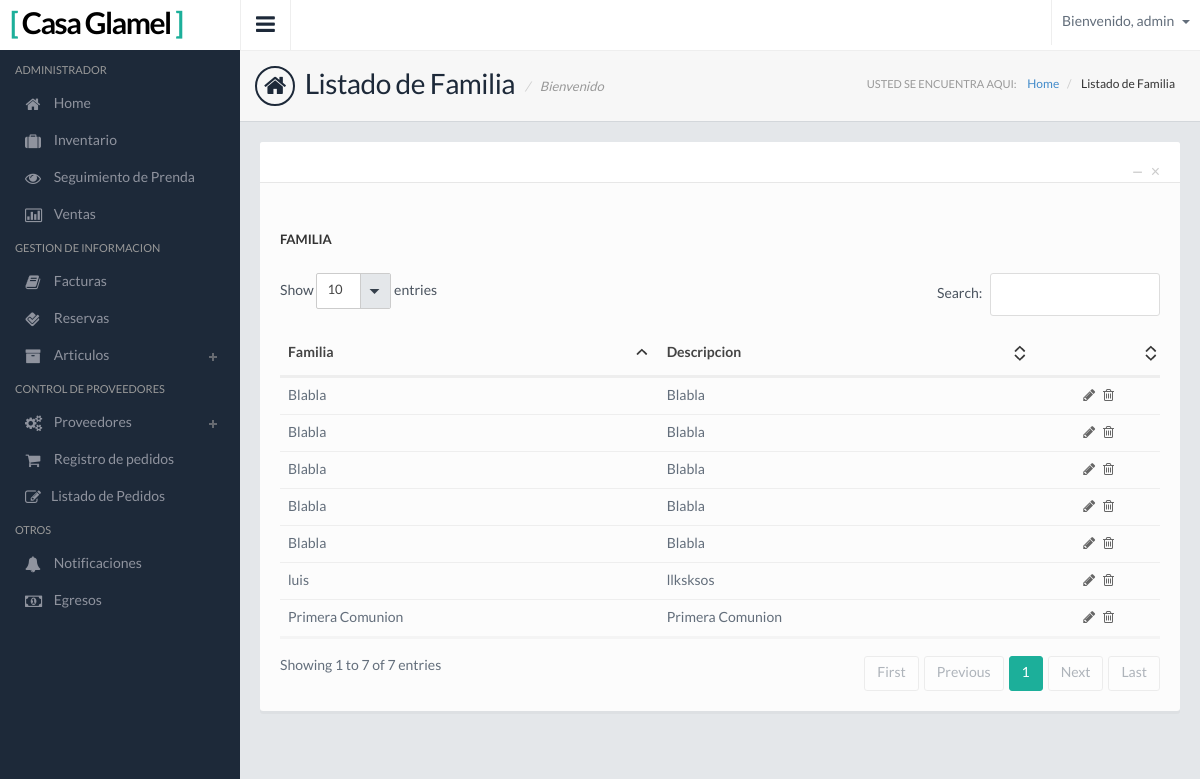
Screenshot of /Familia-Lista/ (signed in) with the database file from the repository.
### Apps/Inventario/models.py (models this page shows, shortened)
class Familia(models.Model):
    nombre = models.CharField(max_length=45)
    descripcion = models.CharField(max_length=100)

### Apps/Inventario/views.py (the view)
# urls.py: url(r'^Familia-Lista/$', Familia_Lista.as_view(), name='Familia_Lista'),
class Familia_Lista(LoginRequiredMixin,SuperuserRequiredMixin,ListView):
    model = Familia
    login_url = '/'
    template_name = u'ModuloAdmin/InventarioTemplate/Familia/familia_list.html'
    context_object_name = 'familia'

### templates/ModuloAdmin/InventarioTemplate/Familia/familia_list.html (shortened to what this page needs)
{% extends "base.html" %}
{% load static from staticfiles %}
{% block link%} <link href="{% static 'css/jquery.datatables.css' %}" rel="stylesheet"> {%endblock%}
{% block user2 %} {{ user.username }} {% endblock %}
{% block page %} Listado de  Familia {% endblock %}
{% block page2 %} Listado de Familia {% endblock %}
{% block contenido%}
    <div class="panel panel-default">
        <div class="panel-heading">
          <div class="panel-btns">
            <a href="#" class="panel-close">&times;</a>
            <a href="#" class="minimize">&minus;</a>
          </div>
        </div>
        <div class="panel-body">
          <h1 class="subtitle mb5">Familia</h1>
          <br />
          <div class="table-responsive">
          <table class="table" id="table2">
              <thead>
                 <tr>
                    <th>Familia</th>
                    <th>Descripcion</th>
                    <th></th>
                 </tr>
              </thead>
              <tbody>
                 {%for familia in familia%}
                 <tr class="odd gradeX">
                    <td>{{familia.nombre}}</td>
                    <td>{{familia.descripcion}}</td>
                    <td class="table-action">
                      <a href="{% url 'Inventario:Familia_Modificar' familia.pk %}"><i class="fa fa-pencil"></i></a>
                      <a href="{% url 'Inventario:Familia_Eliminar' familia.pk %}"><i class="fa fa-trash-o"></i></a>
                    </td>
                 </tr>
                 {%endfor%}
              </tbody>
           </table>
          </div>
        </div>
      </div>
{% endblock %}

### static/css/style.default.css (style rules this page uses)
body { background: #1d2939; font-family: 'LatoRegular', 'Lucida Grande', 'Lucida Sans Unicode', Helvetica, sans-serif !important; line-height: 21px; color: #636e7b; overflow: hidden; }
h1,h2,h3,h4,h5 { font-family: 'LatoRegular', 'Lucida Grande', 'Lucida Sans Unicode', Helvetica, sans-serif; }
.subtitle { font-size: 13px; text-transform: uppercase; color: #333; font-family: 'LatoBold'; margin-bottom: 15px; margin-top: 0; }
.table-action { text-align: center; }
.table-action a, .table-action-hide a { display: inline-block; margin-right: 5px; color: #666; }
.table-action a:last-child, .table-action-hide a:last-child { margin-right: 0; }
.mb5 { margin-bottom: 5px; }

### rows the page displays
Familia: nombre "Primera Comunion", descripcion "Primera Comunion"
Familia: nombre "Blabla", descripcion "Blabla"
Familia: nombre "Blabla", descripcion "Blabla"
Familia: nombre "Blabla", descripcion "Blabla"
Familia: nombre "Blabla", descripcion "Blabla"
Familia: nombre "Blabla", descripcion "Blabla"
Familia: nombre "luis", descripcion "llksksos"

### other values shown
{{ user.username }} "admin"
